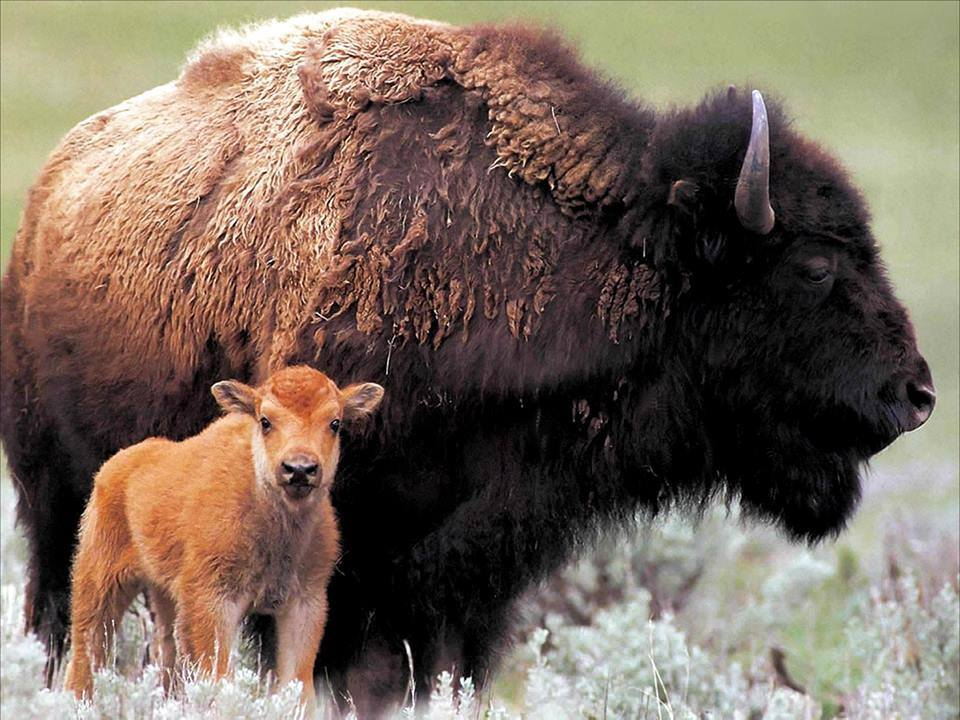
#> input picture ExerciseTwo/asserts/OpenC.jpg, 960 x 720 px
$ python morph_lines_detection.py ../asserts/OpenC.jpg
#> lines starting #> are read from the running program, lines starting #| are printed output that depends on the picture; after the words box and inside, x2 and y2 are one past the last pixel; in counts of white or black regions, pixels touching at a corner belong together
"""
@file morph_lines_detection.py
@brief Use morphology transformations for extracting horizontal and vertical lines sample code
"""
import numpy as np
import sys
import cv2 as cv
def show_wait_destroy(winname, img):
    cv.imshow(winname, img)
    cv.moveWindow(winname, 500, 0)
    cv.waitKey(0)
    cv.destroyWindow(winname)
def main(argv):
    # [load_image]
    # Check number of arguments
    # Load the image
    src = cv.imread('../asserts/OpenC.jpg', cv.IMREAD_COLOR)
#> src is the input picture: shape (720, 960, 3); mean B, G, R 93.1, 105.6, 121
    # Check if image is loaded fine
    if src is None:
        print ('Error opening image: ' + 'asserts/OpenC.jpg')
        return -1
    # Show source image
    cv.imshow("src", src)
    # [load_image]
    # [gray]
    # Transform source image to gray if it is not already
    if len(src.shape) != 2:
        gray = cv.cvtColor(src, cv.COLOR_BGR2GRAY)
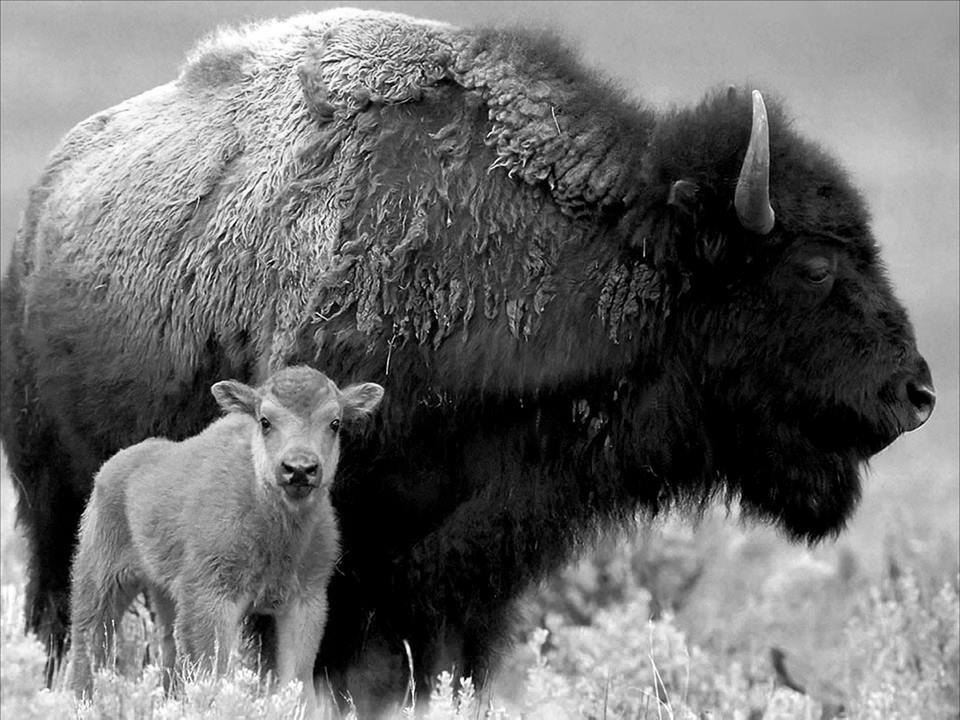
#> gray: shape (720, 960); min 0, max 255, mean 108.8

    # Show gray image
    show_wait_destroy("gray", gray)
    # [gray]
    # [bin]
    # Apply adaptiveThreshold at the bitwise_not of gray, notice the ~ symbol
    gray = cv.bitwise_not(gray)
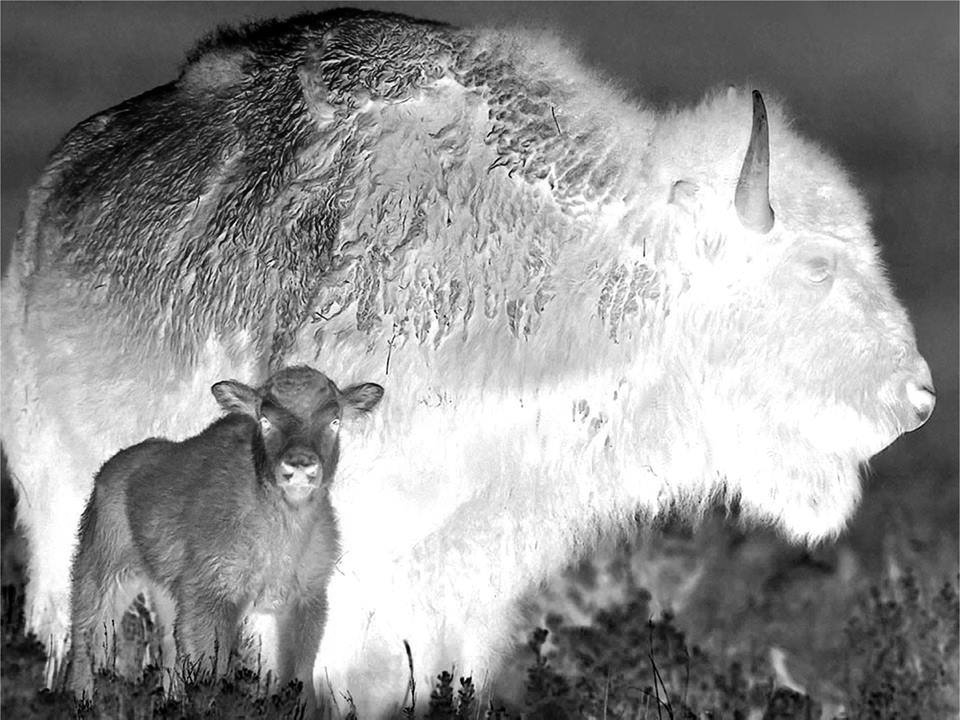
#> gray: shape (720, 960); min 0, max 255, mean 146.2
    bw = cv.adaptiveThreshold(gray, 255, cv.ADAPTIVE_THRESH_MEAN_C, \
                                cv.THRESH_BINARY, 15, -2)
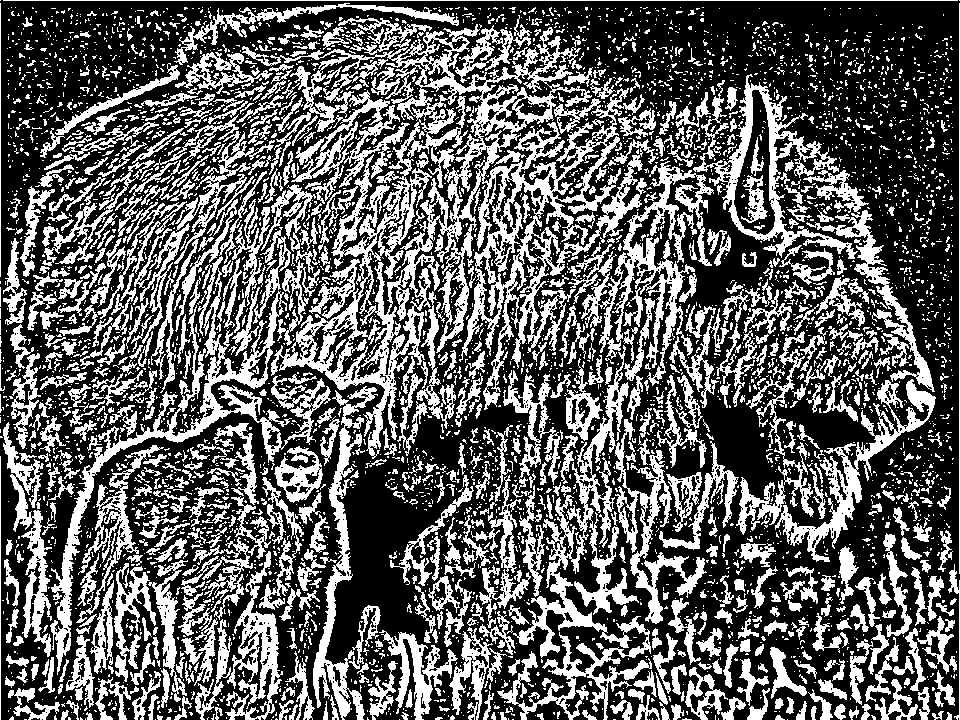
#> bw: shape (720, 960); 37.1% white; 4826 white regions (4002 under 20 px), largest, box (x1, y1, x2, y2) and area: (242, 24, 659, 459) 44143, (497, 345, 707, 720) 14863, (50, 256, 331, 675) 9792
    # Show binary image
    show_wait_destroy("binary", bw)
    # [bin]
    # [init]
    # Create the images that will use to extract the horizontal and vertical lines
    horizontal = np.copy(bw)
    vertical = np.copy(bw)
    # [init]
    # [horiz]
    # Specify size on horizontal axis
    cols = horizontal.shape[1]
#> cols = 960
    horizontal_size = cols // 30
#> horizontal_size = 32
    # Create structure element for extracting horizontal lines through morphology operations
    horizontalStructure = cv.getStructuringElement(cv.MORPH_RECT, (horizontal_size, 1))
    # Apply morphology operations
    horizontal = cv.erode(horizontal, horizontalStructure)
#> horizontal: shape (720, 960); 0.17% white in thin lines or dots, all inside (x1, y1, x2, y2) = (19, 0, 943, 673)
    horizontal = cv.dilate(horizontal, horizontalStructure)
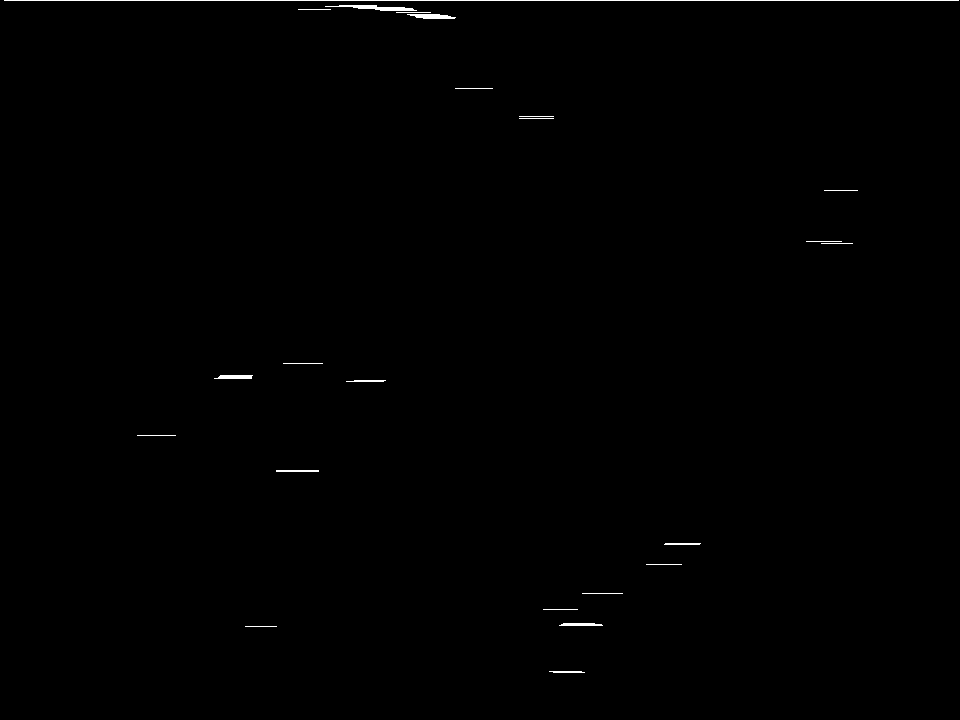
#> horizontal: shape (720, 960); 0.36% white in thin lines or dots
    # Show extracted horizontal lines
    show_wait_destroy("horizontal", horizontal)
    # [horiz]
    # [vert]
    # Specify size on vertical axis
    rows = vertical.shape[0]
#> rows = 720
    verticalsize = rows // 30
#> verticalsize = 24
    # Create structure element for extracting vertical lines through morphology operations
    verticalStructure = cv.getStructuringElement(cv.MORPH_RECT, (1, verticalsize))
#> verticalStructure = 24 values from 1 to 1
    # Apply morphology operations
    vertical = cv.erode(vertical, verticalStructure)
#> vertical: shape (720, 960); 1.1% white; 326 white regions (246 under 20 px), largest, box (x1, y1, x2, y2) and area: (959, 15, 960, 563) 548, (314, 587, 334, 697) 348, (412, 646, 421, 720) 329
    vertical = cv.dilate(vertical, verticalStructure)
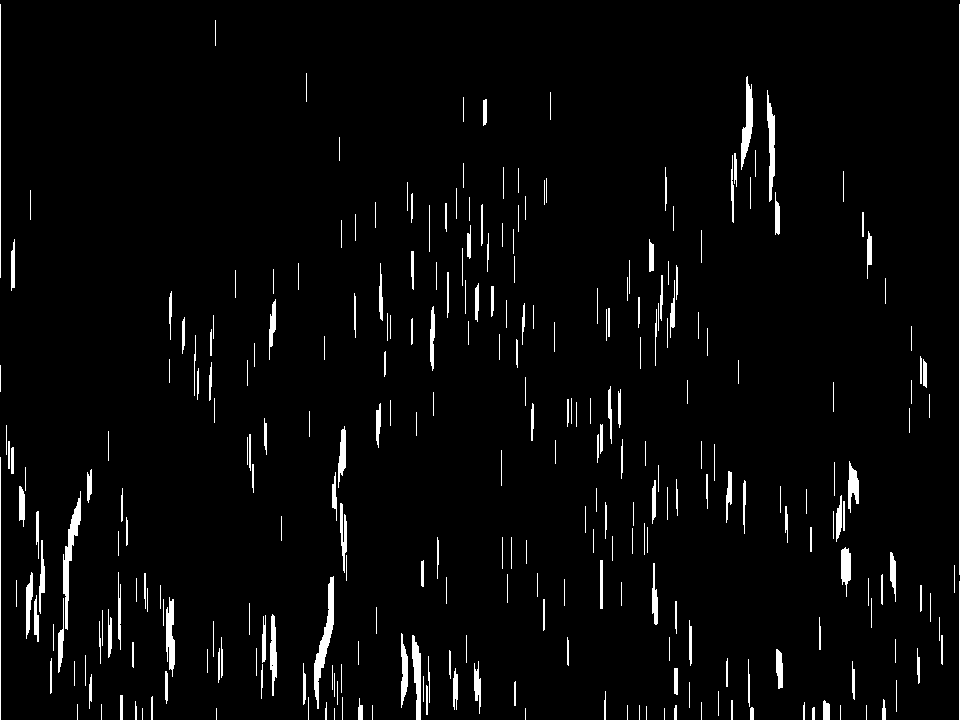
#> vertical: shape (720, 960); 3.3% white; 295 white regions (14 under 20 px), largest, box (x1, y1, x2, y2) and area: (314, 576, 334, 709) 854, (63, 491, 81, 630) 769, (959, 4, 960, 575) 571
    # Show extracted vertical lines
    show_wait_destroy("vertical", vertical)
    # [vert]
    # [smooth]
    # Inverse vertical image
    vertical = cv.bitwise_not(vertical)
    show_wait_destroy("vertical_bit", vertical)
    '''
    Extract edges and smooth image according to the logic
    1. extract edges
    2. dilate(edges)
    3. src.copyTo(smooth)
    4. blur smooth img
    5. smooth.copyTo(src, edges)
    '''
    # Step 1
    edges = cv.adaptiveThreshold(vertical, 255, cv.ADAPTIVE_THRESH_MEAN_C,
                                cv.THRESH_BINARY, 3, -2)
#> edges: shape (720, 960); 3.3% white in thin lines or dots
    show_wait_destroy("edges", edges)
    # Step 2
    kernel = np.ones((2, 2), np.uint8)
    edges = cv.dilate(edges, kernel)
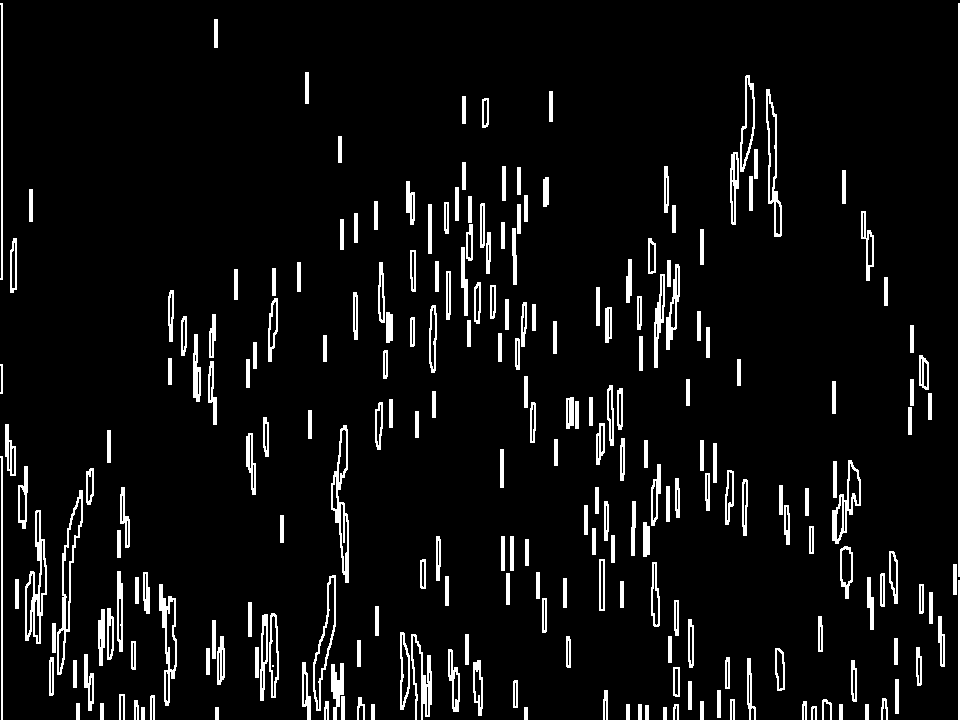
#> edges: shape (720, 960); 6.5% white; 237 white regions (1 under 20 px), largest, box (x1, y1, x2, y2) and area: (958, 3, 960, 577) 1148, (25, 510, 47, 644) 1017, (331, 425, 349, 583) 945
    show_wait_destroy("dilate", edges)
    # Step 3
    smooth = np.copy(vertical)
    # Step 4
    smooth = cv.blur(smooth, (2, 2))
    # Step 5
    (rows, cols) = np.where(edges != 0)
    vertical[rows, cols] = smooth[rows, cols]
    # Show final result
    show_wait_destroy("smooth - final", vertical)
    # [smooth]
    return 0
if __name__ == "__main__":
    main(sys.argv[1:])

$ run again, with ExerciseTwo/asserts/shah.jpeg copied over ExerciseTwo/asserts/OpenC.jpg
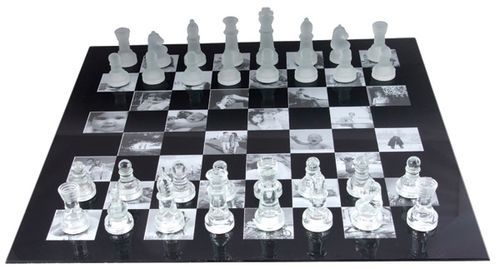
#> input picture ExerciseTwo/asserts/shah.jpeg, 500 x 269 px
#> in main, src is the input picture: shape (269, 500, 3); mean B, G, R 163.4, 158.7, 156.6
#> in main, `bw = cv.adaptiveThreshold(gray, 255, cv.ADAPTIVE_THRESH_MEAN_C, \ cv.T..`:
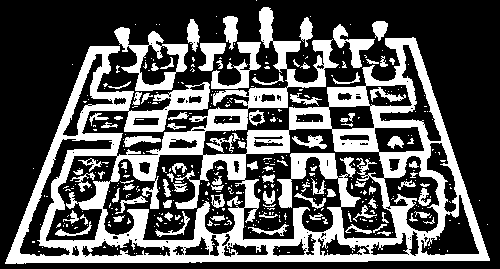
#> bw: shape (269, 500); 33.9% white; 405 white regions (310 under 20 px), largest, box (x1, y1, x2, y2) and area: (5, 7, 490, 264) 34312, (114, 27, 188, 91) 1582, (211, 42, 261, 89) 798
#> in main, `edges = cv.dilate(edges, kernel)`:
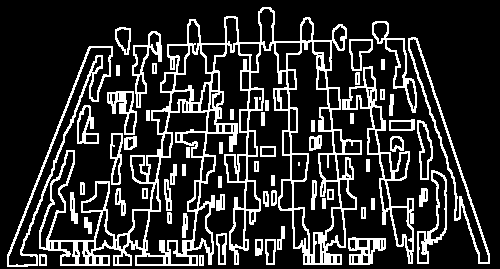
#> edges: shape (269, 500); 19% white in thin lines or dots
